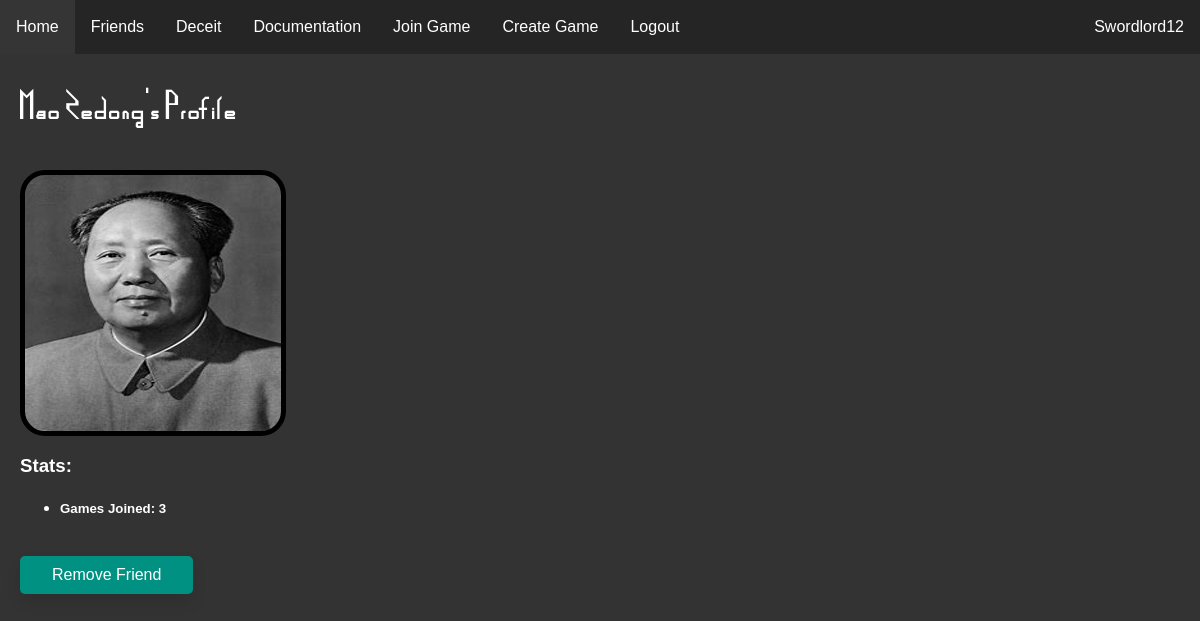
Screenshot of /user/2 (signed in) with the database file from the repository.
### website/models.py (models this page shows)
class User(db.Model, UserMixin):
    id = db.Column(db.Integer, primary_key=True)
    email = db.Column(db.String(150), unique=True)
    password = db.Column(db.String(150))
    username = db.Column(db.String(150))
    pfp = db.Column(db.String(50))
    admin = db.Column(db.String(50))

### website/profiles.py (the view, shortened to what this page needs)
@profiles.route('<int:user_id>', methods=['GET', 'POST'])
@login_required
def profile(user_id):
    user = User.query.filter_by(id=user_id).first()
    counter=0
    is_friends = False
    is_friends1 = Friends.query.filter_by(user1=user_id, user2=current_user.id).first()
    is_friends2 = Friends.query.filter_by(user2=user_id, user1=current_user.id).first()
    if is_friends1 != None or is_friends2 != None:
        is_friends = True
    for games in db.session.query(GamesJoined).filter_by(user=user_id):
        counter += 1
    if user == current_user:
        is_current_user = True
    else:
        is_current_user = False
    return render_template('profile.html', is_current=is_current_user, user=current_user, player=user, games_joined=counter, is_friends=is_friends)

### website/templates/profile.html (shortened to what this page needs)
{% extends "base.html" %} {% block title %}{{player.username}}'s Profile{% endblock %}
{% block content %}
<head>
    <link rel="stylesheet" type="text/css" href="/static/css/profile.css" />
</head>
<br/>
<h1 id="heading">{{player.username}}'s Profile</h1>
<br/>
<div class="pfp" style="background-image: url({{player.pfp}});">
</div>
<h3>Stats:</h3>
<ul>
    <li><h5>Games Joined: {{ games_joined }}</h5></li>
</ul>
<br/>
{% if not is_current %}
    {% if is_friends %}
        <form method="POST">
            <button class="button-main" id = "Remove Friend" type="submit" value="Remove Friend">Remove Friend</button>
        </form>
    {% endif %}
{% endif %}
{% endblock %}

### website/templates/base.html (shortened to what this page needs)
<!DOCTYPE html>
<html lang="en">
<head>
    <link rel="stylesheet" type="text/css" href="/static/css/main.css" />
</head>
<body>
    <ul class="navbar">
      {% if user.is_authenticated %}
      <li><a class="nav-item nav-link" id="home" href="/">Home</a></li>
      <li><a class="nav-item nav-link" id="friends" href="/user/friends">Friends</a></li>
      <li><a class="nav-item nav-link" id="deceit" href="/deceit">Deceit</a></li>
      <li><a class="nav-item nav-link" id="docs" href="/docs/">Documentation</a></li>
      <li><a class="nav-item nav-link" id="join_game" href="/join-game">Join Game</a></li>
      <li><a class="nav-item nav-link" id="create_game" href="/create-game">Create Game</a></li>
      <li><a class="nav-item nav-link" id="logout" href="/logout">Logout</a></li>
      <li><a class="nav-user nav-link" id="user_link" href="{{url_for('profiles.profile', user_id=user.id)}}">{{ user.username }}</a></li>
      {% else %}
      <li><a class="nav-item nav-link" id="login" href="/login">Login</a></li>
      <li><a class="nav-item nav-link" id="signUp" href="/sign-up">Sign Up</a></li>
      {% endif %}
    </ul>
    <div id="main_div">
    <div class="container">
        {% block content %}
        {% endblock %}
    </div>
    </div>
</body>
</html>

### website/static/css/main.css (style rules this page uses)
#main_div { margin-top: 30px; padding: 20px; }
h1 { font-family: MapGame; letter-spacing: 2px; }
body { margin: 0px; background-color: #333333; color: white; }
.navbar { list-style-type: none; margin: 0; padding: 0; overflow: hidden; background-color: #252525; position: fixed; top: 0; width: 100%; }
.nav-item { float: left; }
.nav-user { float:right; }
.nav-link { display: block; color: white; text-align: center; padding: 18px 16px; text-decoration: none; }
.pfp { width: 64px; height: 64px; }
.button-main { background-color: rgb(0, 145, 130); border: none; color: white; padding: 10px 32px; text-align: center; text-decoration: none; display: inline-block; font-size: 16px; border-radius: 5px; transition-duration: 0.4s; box-shadow: 0px 8px 15px rgba(0, 0, 0, 0.1); cursor: pointer; }
html { font-family: Arial, Helvetica, sans-serif; }

### website/static/css/profile.css (style rules this page uses)
.pfp { width: 256px; height: 256px; border: 5px solid #000000; border-radius: 25px; }

### rows the page displays
User: username "Swordlord12"
User: username "Mao Zedong", pfp (picture)

### other values shown
{{ games_joined }} "3"
